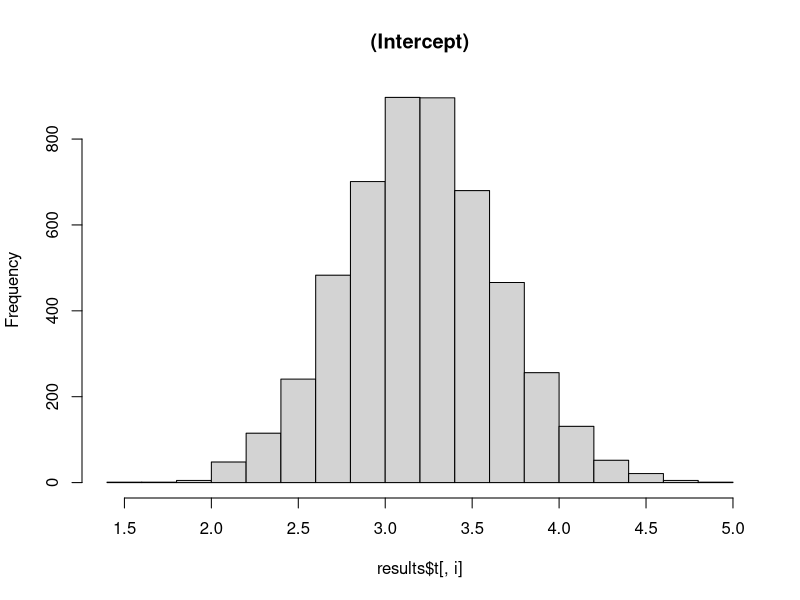
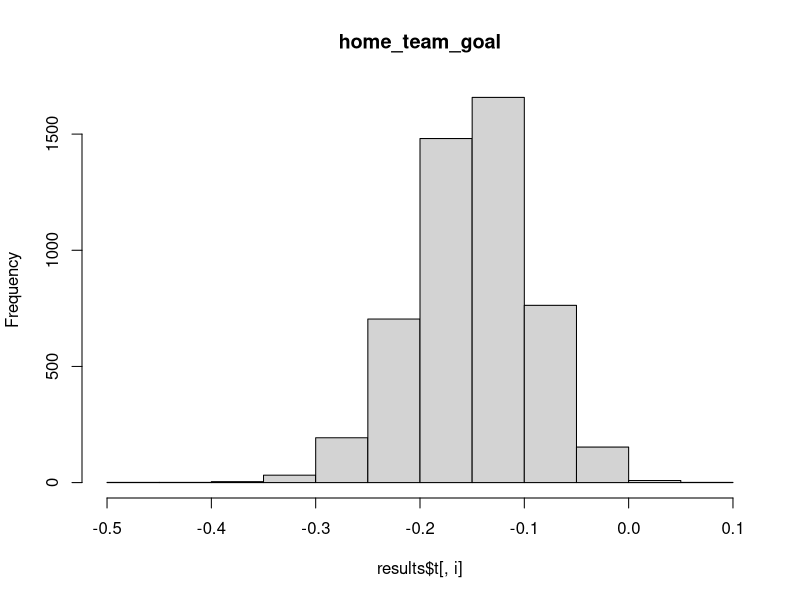
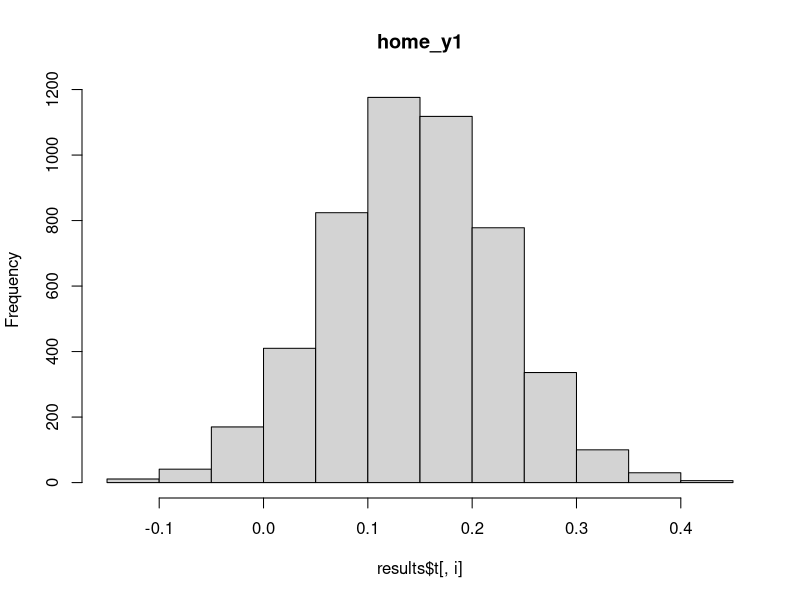
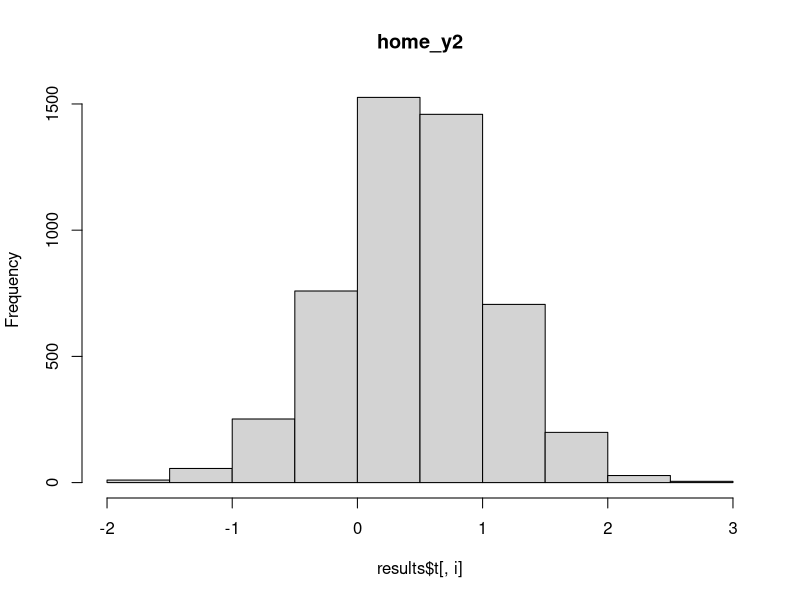
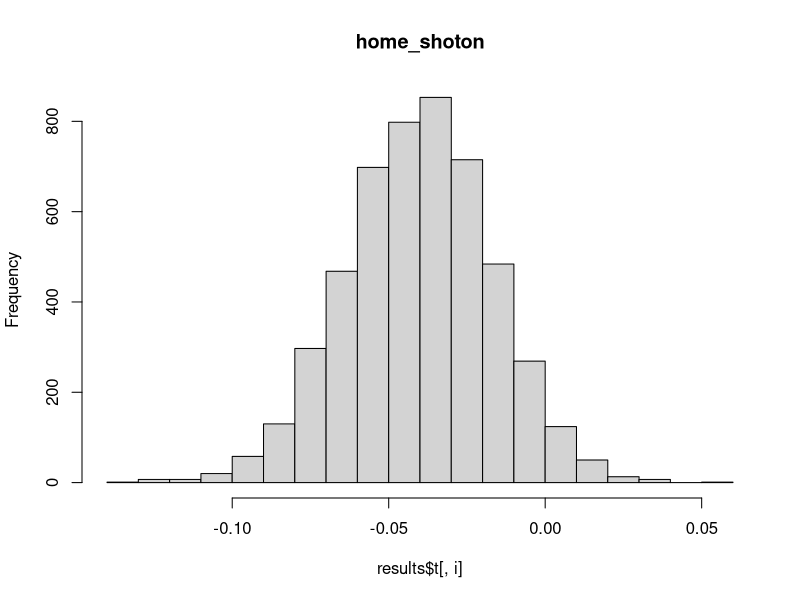
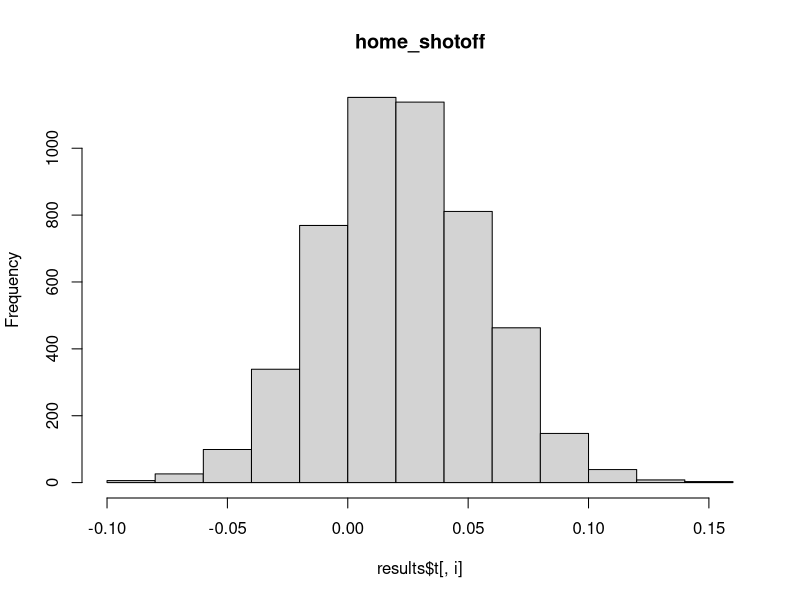
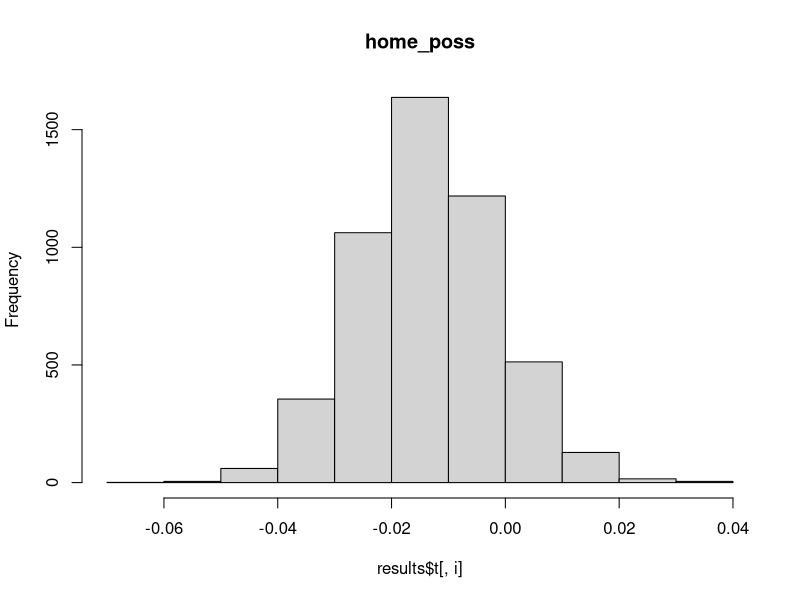
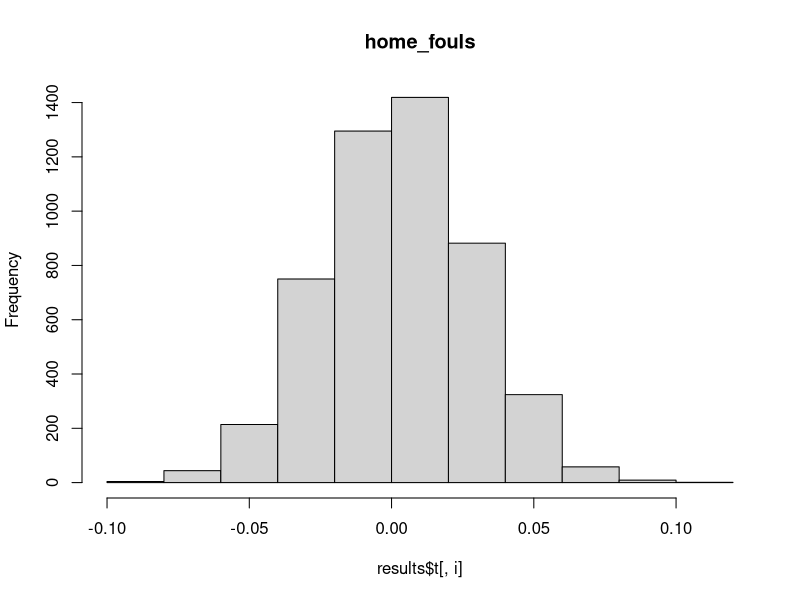

Recreate these plots in R, in order.
## ---- chunk 1
library(boot)
library(tidyverse)
library(broom)
setwd('~/Library/Mobile Documents/com~apple~CloudDocs/Udveksling/Studie/LS 88 - 3/Project/ls88_project-master')
## ---- chunk 2
df <- read.csv('grand_total_df.csv')
## ---- chunk 3
head(df)
## ---- chunk 4
df <- df %>% 
      select(-X, -home_team_name, -season_home, -avg_total_goals, 
            -avg_goals_conceded_home, -avg_goals_conceded_away, -target_variable,
            -home_points, -away_points)
## ---- chunk 5
model1 <- lm(avg_total_goals_conceded ~ .,
             data = df)
## ---- chunk 6
summary(model1)
## ---- chunk 7
bs <- function(formula, data, indices){
  d <- data[indices, ] #allows boot to select sample
  fit <- lm(formula, data = d)
  return(coef(fit))
}

#Bootstrapping with 5000 replications
set.seed(200)
results <- boot(df, 
                statistic = bs,
                R = 5000,
                formula = formula(model1))
## ---- chunk 8

for(i in 1:length(results$t0)){
  hist(results$t[,i], 
       freq = TRUE,
       main = variable.names(model1)[i])
}
## ---- chunk 9
model2 <- lm(avg_total_goals_conceded ~ . -home_shotoff -home_fouls -home_r -away_team_goal
                                          -away_team_goal -away_y2 -away_poss -away_corners -away_r,
             df)
## ---- chunk 10
#Bootstrapping with 5000 replications
set.seed(200)
results <- boot(df, 
                statistic = bs,
                R = 5000,
                formula = formula(model2))
## ---- chunk 11
for(i in 1:length(results$t0)){
  hist(results$t[,i], 
       freq = TRUE,
       main = variable.names(model2)[i])
}
## ---- chunk 12
model3 <- lm(avg_total_goals_conceded ~ . -home_shotoff -home_fouls -home_r -away_team_goal
                                          -away_team_goal -away_y2 -away_poss -away_corners -away_r
                                          -home_shoton -home_corners -away_shoton - away_shotoff -away_fouls,
             df)
## ---- chunk 13
#Bootstrapping with 5000 replications
set.seed(200)
results <- boot(df, 
                statistic = bs,
                R = 5000,
                formula = formula(model3))
## ---- chunk 14
for(i in 1:length(results$t0)){
  hist(results$t[,i], 
       freq = TRUE,
       main = variable.names(model3)[i])
}
## ---- chunk 15
model4 <- lm(avg_total_goals_conceded ~ . -home_shotoff -home_fouls -home_r -away_team_goal
                                          -away_team_goal -away_y2 -away_poss -away_corners -away_r
                                          -home_shoton -home_corners -away_shoton - away_shotoff -away_fouls
                                          -home_y2 -away_y1,
             df)
## ---- chunk 16
#Bootstrapping with 5000 replications
set.seed(200)
results <- boot(df, 
                statistic = bs,
                R = 5000,
                formula = formula(model4))
## ---- chunk 17
for(i in 1:length(results$t0)){
  hist(results$t[,i], 
       freq = TRUE,
       main = variable.names(model4)[i])
}
## ---- chunk 18
summary(model4)
